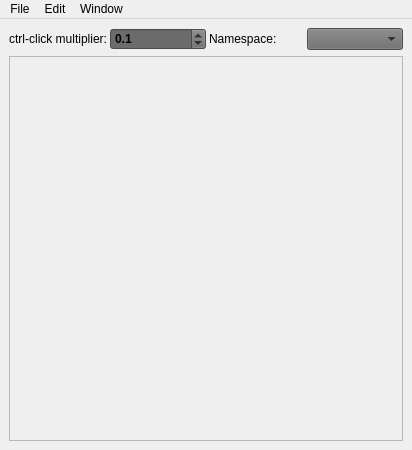
<?xml version="1.0" encoding="UTF-8"?>
<ui version="4.0">
 <class>PoseLibrary</class>
 <widget class="QMainWindow" name="PoseLibrary">
  <property name="geometry">
   <rect>
    <x>0</x>
    <y>0</y>
    <width>412</width>
    <height>450</height>
   </rect>
  </property>
  <property name="minimumSize">
   <size>
    <width>1</width>
    <height>1</height>
   </size>
  </property>
  <property name="maximumSize">
   <size>
    <width>10001</width>
    <height>10000</height>
   </size>
  </property>
  <property name="sizeIncrement">
   <size>
    <width>0</width>
    <height>0</height>
   </size>
  </property>
  <property name="baseSize">
   <size>
    <width>0</width>
    <height>0</height>
   </size>
  </property>
  <property name="windowTitle">
   <string>TestWindow</string>
  </property>
  <property name="windowOpacity">
   <double>0.750000000000000</double>
  </property>
  <property name="documentMode">
   <bool>false</bool>
  </property>
  <property name="tabShape">
   <enum>QTabWidget::Rounded</enum>
  </property>
  <property name="dockOptions">
   <set>QMainWindow::AllowNestedDocks|QMainWindow::AllowTabbedDocks|QMainWindow::AnimatedDocks</set>
  </property>
  <widget class="QWidget" name="centralwidget">
   <layout class="QVBoxLayout" name="verticalLayout">
    <item>
     <layout class="QVBoxLayout" name="main_vLayout">
      <item>
       <layout class="QHBoxLayout" name="top_hLayout">
        <property name="spacing">
         <number>3</number>
        </property>
        <item>
         <widget class="QLabel" name="label">
          <property name="styleSheet">
           <string notr="true">color:#000000;</string>
          </property>
          <property name="text">
           <string>ctrl-click multiplier:</string>
          </property>
          <property name="alignment">
           <set>Qt::AlignRight|Qt::AlignTrailing|Qt::AlignVCenter</set>
          </property>
         </widget>
        </item>
        <item>
         <widget class="QDoubleSpinBox" name="multiplier_val">
          <property name="focusPolicy">
           <enum>Qt::ClickFocus</enum>
          </property>
          <property name="toolTip">
           <string>&lt;html&gt;&lt;head/&gt;&lt;body&gt;&lt;p&gt;Sets the multiplier value for when CTRL is held down before going to a pose.&lt;/p&gt;&lt;/body&gt;&lt;/html&gt;</string>
          </property>
          <property name="styleSheet">
           <string notr="true">color: rgb(0, 0, 0);
background-color: rgb(107, 107, 107); font-weight:bold;</string>
          </property>
          <property name="wrapping">
           <bool>false</bool>
          </property>
          <property name="frame">
           <bool>true</bool>
          </property>
          <property name="accelerated">
           <bool>false</bool>
          </property>
          <property name="showGroupSeparator" stdset="0">
           <bool>false</bool>
          </property>
          <property name="decimals">
           <number>1</number>
          </property>
          <property name="maximum">
           <double>1.000000000000000</double>
          </property>
          <property name="singleStep">
           <double>0.050000000000000</double>
          </property>
          <property name="value">
           <double>0.100000000000000</double>
          </property>
         </widget>
        </item>
        <item>
         <widget class="QLabel" name="label_2">
          <property name="styleSheet">
           <string notr="true">color:#000000;</string>
          </property>
          <property name="text">
           <string>Namespace:</string>
          </property>
         </widget>
        </item>
        <item>
         <widget class="QComboBox" name="namespace_txt">
          <property name="styleSheet">
           <string notr="true">color: rgb(0, 0, 0);
background-color: rgb(107, 107, 107);font-weight:bold;</string>
          </property>
          <property name="currentText">
           <string/>
          </property>
         </widget>
        </item>
       </layout>
      </item>
     </layout>
    </item>
    <item>
     <widget class="QScrollArea" name="poses_scrollArea">
      <property name="widgetResizable">
       <bool>true</bool>
      </property>
      <widget class="QWidget" name="poses_scrollAreaContents">
       <property name="geometry">
        <rect>
         <x>0</x>
         <y>0</y>
         <width>388</width>
         <height>367</height>
        </rect>
       </property>
       <layout class="QVBoxLayout" name="verticalLayout_2">
        <item>
         <layout class="QVBoxLayout" name="poses_verticalLayout"/>
        </item>
       </layout>
      </widget>
     </widget>
    </item>
   </layout>
  </widget>
  <widget class="QMenuBar" name="menuBar">
   <property name="geometry">
    <rect>
     <x>0</x>
     <y>0</y>
     <width>412</width>
     <height>26</height>
    </rect>
   </property>
   <widget class="QMenu" name="menuFile">
    <property name="title">
     <string>File</string>
    </property>
    <addaction name="actionAdd_Pose"/>
    <addaction name="actionSet_Root_Directory"/>
   </widget>
   <widget class="QMenu" name="menuEdit">
    <property name="title">
     <string>Edit</string>
    </property>
    <addaction name="actionFlip_Face_Pose"/>
    <addaction name="actionFlip_Body_Pose"/>
   </widget>
   <widget class="QMenu" name="menuWindow">
    <property name="title">
     <string>Window</string>
    </property>
    <addaction name="actionRefresh"/>
   </widget>
   <addaction name="menuFile"/>
   <addaction name="menuEdit"/>
   <addaction name="menuWindow"/>
  </widget>
  <action name="actionOpen_Pose">
   <property name="text">
    <string>Add Pose</string>
   </property>
  </action>
  <action name="actionAdd_Pose">
   <property name="text">
    <string>Add Pose</string>
   </property>
  </action>
  <action name="actionFlip_Face_Pose">
   <property name="text">
    <string>Flip Face Pose</string>
   </property>
  </action>
  <action name="actionFlip_Body_Pose">
   <property name="text">
    <string>Flip Body Pose</string>
   </property>
  </action>
  <action name="actionSet_Root_Directory">
   <property name="text">
    <string>Set Root Directory</string>
   </property>
  </action>
  <action name="actionRefresh">
   <property name="text">
    <string>Refresh</string>
   </property>
  </action>
 </widget>
 <resources/>
 <connections/>
</ui>
